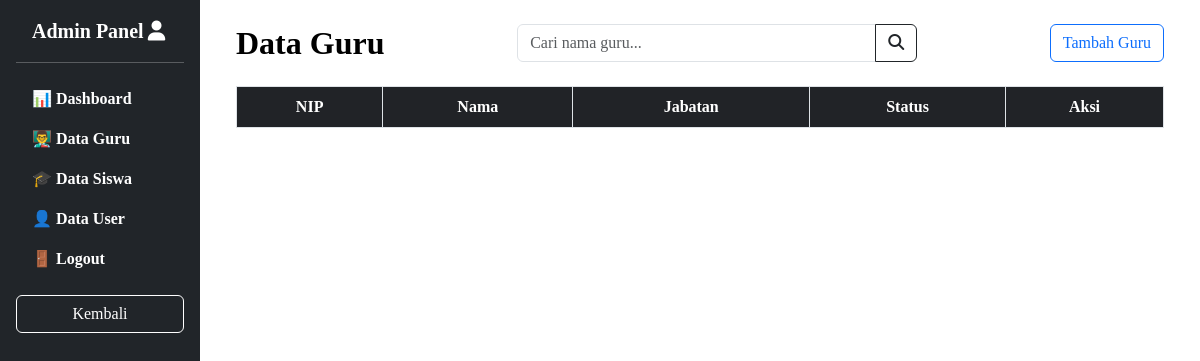
Page /admin/dataguru.php on the earlier database version.
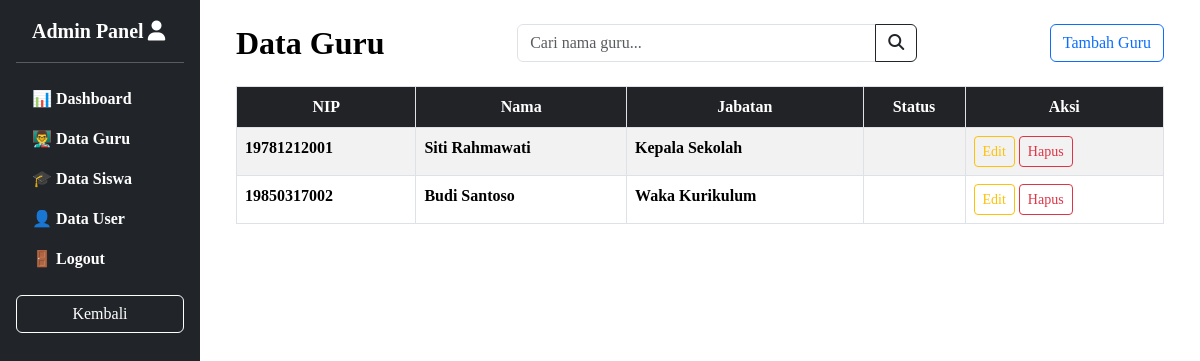
Same page on the later database version.
### tables this page shows
CREATE TABLE data_guru (
  id INT AUTO_INCREMENT PRIMARY KEY,
  nip VARCHAR(32) NOT NULL,
  nama  VARCHAR(100) NOT NULL,
  jenis_kelamin enum('laki-laki','perempuan') NOT NULL,
  alamat TEXT NOT NULL,
  jabatan VARCHAR(64) NOT NULL,
  statuss VARCHAR(16) NOT NULL
);

### admin/dataguru.php (the view, shortened to what this page needs)
<?php include 'config.php';
?>
<!DOCTYPE html>
<html lang="id" data-bs-theme="light">
<head>
    <link href="https://cdn.jsdelivr.net/npm/bootstrap@5.3.2/dist/css/bootstrap.min.css" rel="stylesheet">
    <link href="https://cdn.jsdelivr.net/npm/bootstrap-icons@1.10.5/font/bootstrap-icons.css" rel="stylesheet">
    <link href="https://unpkg.com/aos@2.3.1/dist/aos.css" rel="stylesheet">
    <link rel="stylesheet" href="https://cdnjs.cloudflare.com/ajax/libs/font-awesome/6.5.0/css/all.min.css">
    <link rel="stylesheet" href="dataguru.css">
</head>
<body data-aos="fade-in">
    <div class="d-flex">
        <?php include 'sidebar.php'; ?>
        <div class="flex-grow-1 p-4">
            <div class="container-fluid">
            <div class="d-flex justify-content-between align-items-center mb-2 flex-wrap">
                <h2 class="fw-bold mb-2 mb-md-0">Data Guru</h2>
                <div class="input-group mx-md-4 my-2 my-md-0 justify-content-center" style="max-width: 400px;">
                    <input type="text" id="searchInput" class="form-control" placeholder="Cari nama guru...">
                    <button class="btn dynamic-btn" type="button">
                        <i class="fa fa-search"></i>
                    </button>
                </div>
                <a href="tambahguru.php" class="btn btn-outline-primary">Tambah Guru</a>
            </div>
            <div class="table-responsive mt-4" style="max-height: 465px; overflow-y: auto;">
                <table class="table table-custom table-striped table-bordered">
                    <thead class="table">
                        <tr class="text-center">
                            <th>NIP</th>
                            <th>Nama</th>
                            <th>Jabatan</th>
                            <th>Status</th>
                            <th>Aksi</th>
                        </tr>
                    </thead>
                        <tbody>
                            <?php
                                $result = mysqli_query($conn, "SELECT * FROM data_guru");
                                while ($row = mysqli_fetch_assoc($result)) {
                                echo "<tr>
                                        <td>{$row['nip']}</td>
                                        <td>{$row['nama']}</td>
                                        <td>{$row['jabatan']}</td>
                                        <td>{$row['statuss']}</td>
                                        <td>
                                            <div class='d-flex gap-1'>
                                            <a href='editguru.php?id={$row['id']}' class='btn btn-outline-warning btn-sm'>Edit</a>
                                            <a href='hapusguru.php?id={$row['id']}' class='btn btn-outline-danger btn-sm' onclick='return confirm(\"Yakin mau hapus?\")'>Hapus</a>
                                            </div>
                                        </td>
                                    </tr>";
                            }
                            ?>
                        </tbody>
                    </table>
                </div>
            </div>
        </div>
    </div>
</body>
</html>

### admin/sidebar.php (shortened to what this page needs)
<!DOCTYPE html>
<html lang="en">
<head>
    <link href="https://cdn.jsdelivr.net/npm/bootstrap@5.3.0/dist/css/bootstrap.min.css" rel="stylesheet">
    <link rel="stylesheet" href="sidebar.css">
    <link rel="stylesheet" href="https://cdnjs.cloudflare.com/ajax/libs/font-awesome/6.5.0/css/all.min.css">
</head>
<body>
        <div class="d-flex flex-column flex-shrink-0 p-3 text-white bg-dark"
          style="width: 200px; height: 150vh;">
            <a href="dashboard.php" class="d-flex align-items-center mb-3 mb-md-0 me-md-auto text-white text-decoration-none">
                <span class="fs-5 ms-3 fw-bold">Admin Panel<i class="fa fa-user ms-1"></i></span>
            </a>
            <hr>
            <ul class="nav nav-pills flex-column mb-auto">
                <li class="nav-item">
                    <a href="dashboard.php" class="nav-link text-white">📊 Dashboard</a>
                </li>
                <li>
                    <a href="dataguru.php" class="nav-link text-white">👨‍🏫 Data Guru</a>
                </li>
                <li>
                    <a href="datasiswa.php" class="nav-link text-white">🎓 Data Siswa</a>
                </li>
                <li>
                    <a href="datauser.php" class="nav-link text-white">👤 Data User</a>
                </li>
                <li>
                    <a href="logout.php" class="nav-link text-white">🚪 Logout</a>
                </li>
                <a href="../beranda.php" class="btn dynamic-btn2 mt-3">Kembali</a>
            </ul>
        </div>
</body>
</html>

### admin/dataguru.css (style rules this page uses)
body { font-family: 'Pretendard-Regular'; font-optical-sizing: auto; font-weight: 700; font-style: normal; background-color: var(--bs-body-bg); color: var(--bs-body-color); transition: all 0.4s ease; overflow-x: hidden; }
:root { --bs-body-bg: white; --bs-body-color: black; }
.table thead th { position: sticky; top: 30; background: #212327; color: white; z-index: 2; }

### admin/sidebar.css (style rules this page uses)
body { font-family: 'Pretendard-Regular'; font-optical-sizing: auto; font-weight: 700; font-style: normal; background-color: var(--bs-body-bg); color: var(--bs-body-color); transition: all 0.4s ease; overflow-x: hidden; }
:root { --bs-body-bg: white; --bs-body-color: black; }
.dynamic-btn { color: #212529; border: 1px solid #212529; background-color: transparent; animation: 0.5s ease-in-out; width: fit-content; }
.dynamic-btn2 { color: white; border: 1px solid white; background-color: transparent; animation: 0.5s ease-in-out; }

Differences in the rows shown:
added data_guru: nip "19781212001", nama "Siti Rahmawati", jabatan "Kepala Sekolah"
added data_guru: nip "19850317002", nama "Budi Santoso", jabatan "Waka Kurikulum"
